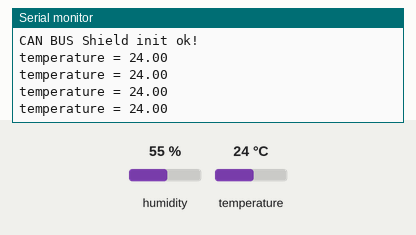
Simulated run of this sketch. Board: Arduino Uno, built with avr-gcc and run on an emulated ATmega328P. On the bench: the last lines printed to the serial monitor. The test bench sets the inputs (shaded band); at power-on: temperature 24 °C, humidity 55 %.

Above: at 1.2 s.
1.3 s: temperature set to 12 °C
At 1.76 s:
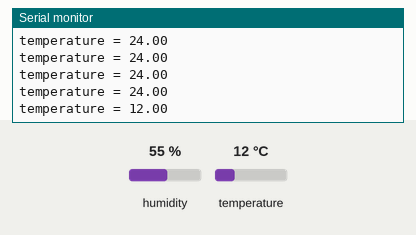
2.8 s: temperature set to 19 °C
At 2.88 s:
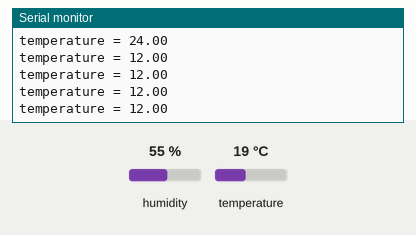
Timing chart, 0 to 5.8 s (numbered marks = the images above; inputs shaded):
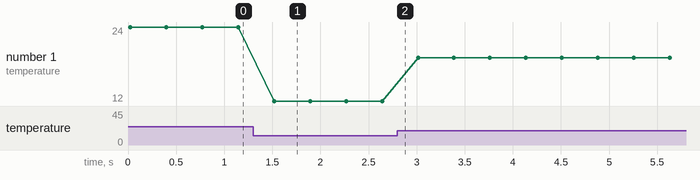

The sketch:

can-dht.ino
```cpp
#include <mcp_can.h>
#include <SPI.h>
#include <dht.h>
#define dht_dpin 8
dht DHT;
// the cs pin of the version after v1.1 is default to D9
// v0.9b and v1.0 is default D10
const int SPI_CS_PIN = 10;

MCP_CAN CAN(SPI_CS_PIN);                                    // Set CS pin

void setup()
{
    Serial.begin(115200);
    while (CAN_OK != CAN.begin(CAN_500KBPS))              // init can bus : baudrate = 500k
    {
        Serial.println("CAN BUS Shield init fail");
        Serial.println(" Init CAN BUS Shield again");
        delay(100);
    }
    Serial.println("CAN BUS Shield init ok!");
}

unsigned char stmp[1] = {0};
void loop()
{
    DHT.read11(dht_dpin);
    Serial.print("temperature = ");
    Serial.println(DHT.temperature);
    delay(250);
 if(DHT.temperature<=30){
  /*    stmp[7] = stmp[7]+1;
    if(stmp[7] == 100)
    {
        stmp[7] = 0;
        stmp[6] = stmp[6] + 1;

        if(stmp[6] == 100)
        {
            stmp[6] = 0;
            stmp[5] = stmp[6] + 1;
        }
    }*/
    stmp[0]=1;
    CAN.sendMsgBuf(0x00, 0, 1, stmp);
    delay(100);
  }else if(DHT.temperature>31){


     stmp[0]=0;

     CAN.sendMsgBuf(0x00, 0, 1, stmp);
    delay(100);


    }

    // send data:  id = 0x00, standrad frame, data len = 8, stmp: data buf
                   // send data per 100ms
}

// END FILE
```

Measured:
- after the input at 1.3 s, the serial monitor: prints a new line after 0.22 s (image 1)
- plotted number 1: 24 → 12 after the input at 1.3 s, 12 → 19 after the input at 2.8 s
